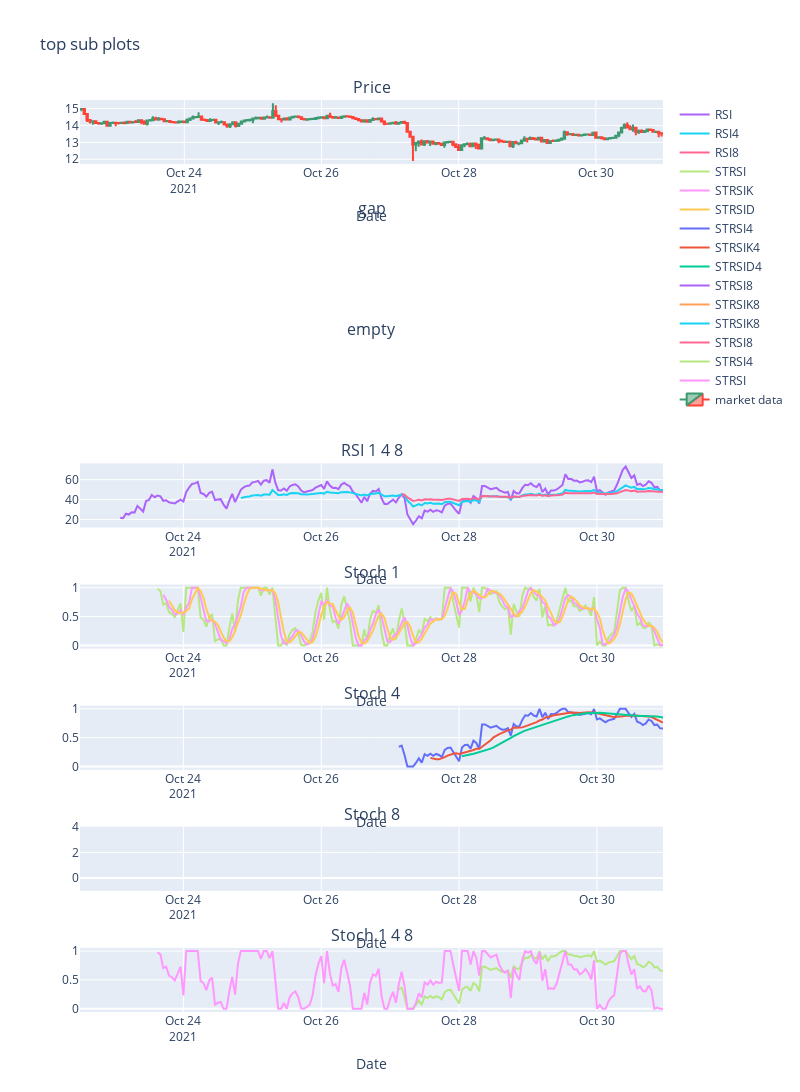

The notebook cell saved with this chart:
### Code cell
import plotly.graph_objs as go
from plotly.subplots import make_subplots
import plotly.express as px



#Declare figure


fig = go.Figure()

fig = make_subplots(rows=8, cols=1,subplot_titles=("Price","gap","empty", "RSI 1 4 8", "Stoch 1", "Stoch 4","Stoch 8","Stoch 1 4 8"))
    

    
# buy points     
fig.add_trace(
    go.Scatter(x=buypoints.date, y=buypoints['close'],name="buy", mode = "markers+text"), row=1, col=1 
)    

# sell points     
fig.add_trace(
    go.Scatter(x=sellpoints.date, y=sellpoints['close'],name="sell", mode = "markers"), row=1, col=1 
) 
    
# buy points     
fig.add_trace(
    go.Scatter(x=buypoints.date, y=buypoints['resist10'],
        name="resist10",
        text="resist10",
        textposition="top center"),
    row=1, col=1
)  
# resistance 10 


fig.add_trace(
    go.Scatter(x=df.date, y=df['RSI'],
        name="RSI",
        text="RSI",
        textposition="top center"),
    row=4, col=1
)

# support 10
fig.add_trace(
    go.Scatter(x=buypoints.date, y=buypoints['min10'],
        name="support10",
        text="support1010",
        textposition="top center"),
    row=1, col=1
)  

fig.add_trace(
    go.Scatter(x=df.date, y=df['RSI4'],name="RSI4"),
    row=4, col=1
)

fig.add_trace(
    go.Scatter(x=df.date, y=df['RSI8'],name="RSI8"),
    row=4, col=1
)

fig.add_trace(
    go.Scatter(x=df.date, y=df['STRSI'],name="STRSI"),
    row=5, col=1
)
fig.add_trace(
    go.Scatter(x=df.date, y=df['STRSIK'],name="STRSIK"),
    row=5, col=1
)
fig.add_trace(
    go.Scatter(x=df.date, y=df['STRSID'],name="STRSID"),
    row=5, col=1
)
    
fig.add_trace(
    go.Scatter(x=df.date, y=df['STRSI4'],name="STRSI4"),
    row=6, col=1
)
fig.add_trace(
    go.Scatter(x=df.date, y=df['STRSIK4'],name="STRSIK4"),
    row=6, col=1
)
fig.add_trace(
    go.Scatter(x=df.date, y=df['STRSID4'],name="STRSID4"),
    row=6, col=1
)
    
fig.add_trace(
    go.Scatter(x=df.date, y=df['STRSI8'],name="STRSI8"),
    row=7, col=1
)
fig.add_trace(
    go.Scatter(x=df.date, y=df['STRSIK8'],name="STRSIK8"),
    row=7, col=1
)

fig.add_trace(
    go.Scatter(x=df.date, y=df['STRSID8'],name="STRSIK8"),
    row=7, col=1
)


fig.add_trace(
    go.Scatter(x=df.date, y=df['STRSI8'],name="STRSI8"),
    row=8, col=1
)
fig.add_trace(
    go.Scatter(x=df.date, y=df['STRSI4'],name="STRSI4"),
    row=8, col=1
)
fig.add_trace(
    go.Scatter(x=df.date, y=df['STRSI'],name="STRSI"),
    row=8, col=1
)


#add Traces

fig.add_trace(go.Candlestick(x=df.date,
                open=df['open'],
                high=df['high'],
                low=df['low'],
                close=df['close'], name = 'market data'),row=1,col=1)

#fig.add_trace(go.Scatter(x=df['date'], y=df['max10']))

#fig.add_trace(go.Scatter(x=df['date'], y=df['min10']))

#fig.add_trace(go.Scatter(x=point['date'], y=point['resist5']))

#fig.add_trace(go.Scatter(x=pointm['date'], y=pointm['support5']))


#fig.add_shape(type="line",
#    x0=pointm['date'], y0=pointm['support5'], x1=max(pointm['date']), y1=pointm['support5'],
#    line=dict(
#        color="LightSeaGreen",
#        width=4,
#        dash="dashdot",
#    ))
fig.update_shapes(dict(xref='x', yref='y'))

#for index in range(0,len(pointm)):
    #fig.add_hline(y=pointm['support5'])

#fig.add_trace(go.Scatter(x=point['date'], y=point['resist10']))

#fig.add_trace(go.Scatter(x=pointm['date'], y=pointm['support10']))
#for i in range(len(df['date'])):
    #fig.add_hline(y=df[i]['min10'], line_dash="dot",
                  #annotation_text="support", 
                  #annotation_position="bottom right")

#fig.add_hline(y=df['max10'], line_dash="dot",
#              annotation_text="resitance", 
#              annotation_position="bottom right")



fig.update_layout(height=3000, width=800, title_text="top sub plots")
# X and Y Axis Update
fig.update_xaxes(
    title = 'Date',rangeslider_visible=False
)

#fig.update_yaxes(
#    title = 'Share Price (USD)'
#)

#Show
fig.show()

### Figure 1 — Plotly figure (JSON) as saved in the notebook; plotly's stock layout.template omitted (floating-point values rounded to 4 significant figures; data arrays with more than 128 entries replaced by an {"elided": "..."} marker saying what was removed)
{"data": [{"mode": "markers+text", "name": "buy", "type": "scatter", "x": [], "xaxis": "x", "y": [], "yaxis": "y"}, {"mode": "markers", "name": "sell", "type": "scatter", "x": [], "xaxis": "x", "y": [], "yaxis": "y"}, {"name": "resist10", "text": "resist10", "textposition": "top center", "type": "scatter", "x": [], "xaxis": "x", "y": [], "yaxis": "y"}, {"name": "RSI", "text": "RSI", "textposition": "top center", "type": "scatter", "x": {"elided": "204 str values"}, "xaxis": "x4", "y": {"elided": "204 float values"}, "yaxis": "y4"}, {"name": "support10", "text": "support1010", "textposition": "top center", "type": "scatter", "x": [], "xaxis": "x", "y": [], "yaxis": "y"}, {"name": "RSI4", "type": "scatter", "x": {"elided": "204 str values"}, "xaxis": "x4", "y": {"elided": "204 float values"}, "yaxis": "y4"}, {"name": "RSI8", "type": "scatter", "x": {"elided": "204 str values"}, "xaxis": "x4", "y": {"elided": "204 float values"}, "yaxis": "y4"}, {"name": "STRSI", "type": "scatter", "x": {"elided": "204 str values"}, "xaxis": "x5", "y": {"elided": "204 float values"}, "yaxis": "y5"}, {"name": "STRSIK", "type": "scatter", "x": {"elided": "204 str values"}, "xaxis": "x5", "y": {"elided": "204 float values"}, "yaxis": "y5"}, {"name": "STRSID", "type": "scatter", "x": {"elided": "204 str values"}, "xaxis": "x5", "y": {"elided": "204 float values"}, "yaxis": "y5"}, {"name": "STRSI4", "type": "scatter", "x": {"elided": "204 str values"}, "xaxis": "x6", "y": {"elided": "204 float values"}, "yaxis": "y6"}, {"name": "STRSIK4", "type": "scatter", "x": {"elided": "204 str values"}, "xaxis": "x6", "y": {"elided": "204 float values"}, "yaxis": "y6"}, {"name": "STRSID4", "type": "scatter", "x": {"elided": "204 str values"}, "xaxis": "x6", "y": {"elided": "204 float values"}, "yaxis": "y6"}, {"name": "STRSI8", "type": "scatter", "x": {"elided": "204 str values"}, "xaxis": "x7", "y": {"elided": "204 null values"}, "yaxis": "y7"}, {"name": "STRSIK8", "type": "scatter", "x": {"elided": "204 str values"}, "xaxis": "x7", "y": {"elided": "204 null values"}, "yaxis": "y7"}, {"name": "STRSIK8", "type": "scatter", "x": {"elided": "204 str values"}, "xaxis": "x7", "y": {"elided": "204 null values"}, "yaxis": "y7"}, {"name": "STRSI8", "type": "scatter", "x": {"elided": "204 str values"}, "xaxis": "x8", "y": {"elided": "204 null values"}, "yaxis": "y8"}, {"name": "STRSI4", "type": "scatter", "x": {"elided": "204 str values"}, "xaxis": "x8", "y": {"elided": "204 float values"}, "yaxis": "y8"}, {"name": "STRSI", "type": "scatter", "x": {"elided": "204 str values"}, "xaxis": "x8", "y": {"elided": "204 float values"}, "yaxis": "y8"}, {"close": {"elided": "204 float values"}, "high": {"elided": "204 float values"}, "low": {"elided": "204 float values"}, "name": "market data", "open": {"elided": "204 float values"}, "type": "candlestick", "x": {"elided": "204 str values"}, "xaxis": "x", "yaxis": "y"}], "layout": {"annotations": [{"font": {"size": 16}, "showarrow": false, "text": "Price", "x": 0.5, "xanchor": "center", "xref": "paper", "y": 1, "yanchor": "bottom", "yref": "paper"}, {"font": {"size": 16}, "showarrow": false, "text": "gap", "x": 0.5, "xanchor": "center", "xref": "paper", "y": 0.8672, "yanchor": "bottom", "yref": "paper"}, {"font": {"size": 16}, "showarrow": false, "text": "empty", "x": 0.5, "xanchor": "center", "xref": "paper", "y": 0.7344, "yanchor": "bottom", "yref": "paper"}, {"font": {"size": 16}, "showarrow": false, "text": "RSI 1 4 8", "x": 0.5, "xanchor": "center", "xref": "paper", "y": 0.6016, "yanchor": "bottom", "yref": "paper"}, {"font": {"size": 16}, "showarrow": false, "text": "Stoch 1", "x": 0.5, "xanchor": "center", "xref": "paper", "y": 0.4688, "yanchor": "bottom", "yref": "paper"}, {"font": {"size": 16}, "showarrow": false, "text": "Stoch 4", "x": 0.5, "xanchor": "center", "xref": "paper", "y": 0.3359, "yanchor": "bottom", "yref": "paper"}, {"font": {"size": 16}, "showarrow": false, "text": "Stoch 8", "x": 0.5, "xanchor": "center", "xref": "paper", "y": 0.2031, "yanchor": "bottom", "yref": "paper"}, {"font": {"size": 16}, "showarrow": false, "text": "Stoch 1 4 8", "x": 0.5, "xanchor": "center", "xref": "paper", "y": 0.07031, "yanchor": "bottom", "yref": "paper"}], "height": 3000, "title": {"text": "top sub plots"}, "width": 800, "xaxis": {"anchor": "y", "domain": [0, 1], "rangeslider": {"visible": false}, "title": {"text": "Date"}}, "xaxis2": {"anchor": "y2", "domain": [0, 1], "rangeslider": {"visible": false}, "title": {"text": "Date"}}, "xaxis3": {"anchor": "y3", "domain": [0, 1], "rangeslider": {"visible": false}, "title": {"text": "Date"}}, "xaxis4": {"anchor": "y4", "domain": [0, 1], "rangeslider": {"visible": false}, "title": {"text": "Date"}}, "xaxis5": {"anchor": "y5", "domain": [0, 1], "rangeslider": {"visible": false}, "title": {"text": "Date"}}, "xaxis6": {"anchor": "y6", "domain": [0, 1], "rangeslider": {"visible": false}, "title": {"text": "Date"}}, "xaxis7": {"anchor": "y7", "domain": [0, 1], "rangeslider": {"visible": false}, "title": {"text": "Date"}}, "xaxis8": {"anchor": "y8", "domain": [0, 1], "rangeslider": {"visible": false}, "title": {"text": "Date"}}, "yaxis": {"anchor": "x", "domain": [0.9297, 1]}, "yaxis2": {"anchor": "x2", "domain": [0.7969, 0.8672]}, "yaxis3": {"anchor": "x3", "domain": [0.6641, 0.7344]}, "yaxis4": {"anchor": "x4", "domain": [0.5312, 0.6016]}, "yaxis5": {"anchor": "x5", "domain": [0.3984, 0.4688]}, "yaxis6": {"anchor": "x6", "domain": [0.2656, 0.3359]}, "yaxis7": {"anchor": "x7", "domain": [0.1328, 0.2031]}, "yaxis8": {"anchor": "x8", "domain": [0, 0.07031]}}}
